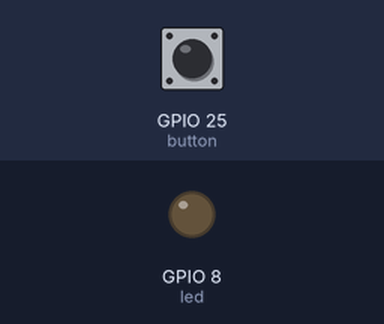
Recording of a program running on a simulated Raspberry Pi (BCM pin numbers). On the bench: output pins drawn as LEDs (lit = HIGH). The inputs (shaded band) are chosen by the test bench; at power-on: GPIO 25 (button) HIGH.

Above: at 1.2 s.
1.3 s: GPIO 25 (button) pulled LOW for 0.15 s
At 1.37 s:
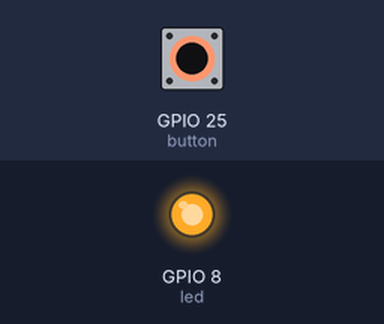
2.9 s: GPIO 25 (button) pulled LOW for 3.2 s
At 6.9 s:
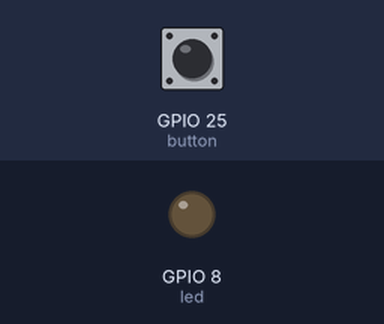
Timing chart, 0 to 8.4 s (numbered marks = the images above; inputs shaded):
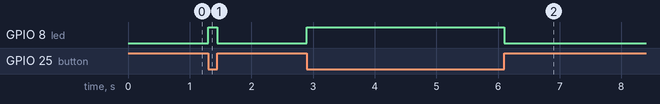

The program:

mission1.py
```python
from gpiozero import LED, Button
from signal import pause

led = LED(8)
button = Button(25, pull_up=True)

def led_on():
    led.on()

def led_off():
    led.off()

button.when_pressed = led_on
button.when_released = led_off

try:
    pause()
except KeyboardInterrupt:
    print("\n프로그램을 종료합니다 :)")
```

Measured:
- after the input at 1.3 s, GPIO 8 (led): LOW → HIGH at once, → LOW 0.15 s later
- after the input at 2.9 s, GPIO 8 (led): LOW → HIGH at once, → LOW 3.2 s later
